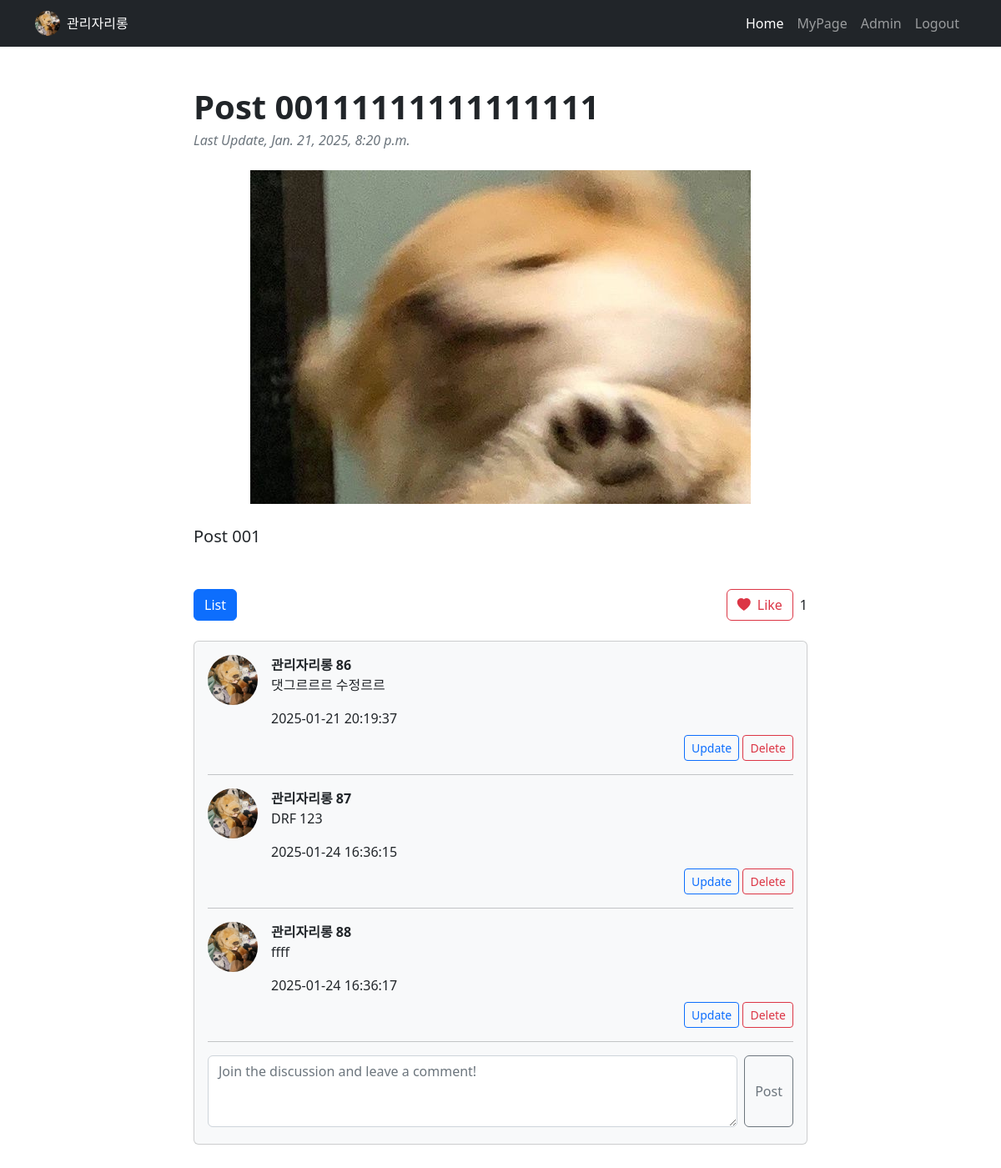
The app's page /post/post-detail/57/ (signed in) with its own data.
### user/models.py (models this page shows)
class User(AbstractUser, TimestampModel):
    nickname    = models.CharField(max_length=20, unique=True)
    profile_img = models.ImageField(blank=True, upload_to='profile_imgs/', default='common/images/default.jpg')
    bio         = models.CharField(blank=True, max_length=200)

### post/models.py (models this page shows)
class Post(TimestampModel):
    author      = models.ForeignKey(settings.AUTH_USER_MODEL, on_delete=models.CASCADE, related_name="post")
    title       = models.CharField(max_length=50)
    content     = models.TextField()
    post_img    = models.ImageField(blank=True, upload_to='post_imgs/')
    views       = models.IntegerField(default=0)
    likes       = models.ManyToManyField(settings.AUTH_USER_MODEL, related_name="likes", blank=True)
    tags        = models.ManyToManyField('Tag', related_name="tags", blank=True)
    @property
    def get_image_url(self):
        if self.post_img:
            return self.post_img.url
        return '/static/common/images/default.jpg'
    @property
    def get_likes_count(self):
        return self.likes.count()
    @property
    def get_comments(self):
        return self.comments.select_related('author').all().order_by("created_at")

class Comment(TimestampModel):
    author      = models.ForeignKey(settings.AUTH_USER_MODEL, on_delete=models.CASCADE, related_name="comments")
    post        = models.ForeignKey(Post, on_delete=models.CASCADE, related_name="comments")
    content     = models.TextField()

### post/views.py (the view)
# urls.py: path("post-detail/<int:pk>/", views.post_detail, name="post_detail"),
@login_required
def post_detail(request, pk):
    post = get_object_or_404(Post, pk=pk)
    Post.objects.filter(pk=pk).update(views=F('views') + 1)
    if post.likes.filter(id=request.user.id).exists():
        liked = True
    else:
        liked = False
    context = {
        "post": post,
        "liked": liked,
        "likes_count": post.get_likes_count
    }
    return render(request, "post/post_detail.html", context)

### post/templates/post/post_detail.html (shortened to what this page needs)
{% extends 'base.html' %}
{% load static %}
{% block resource %}
    <link rel="stylesheet" href="{% static 'post/css/styles.css' %}">
{% endblock resource %}
{% block content %}
    <div class="container mt-5">
        <div class="row">
            <div class="col-lg-8 mx-auto">
                <article>
                    <header class="mb-4">
                        <h1 class="fw-bolder mb-1">{{ post.title }}</h1>
                        <div class="text-muted fst-italic mb-2">Last Update, {{ post.updated_at }}</div>
                    </header>
                    <figure class="mb-4" style="text-align: center">
                        <img src="{{ post.get_image_url }}" class="fixed-size" alt="Post Image">
                    </figure>
                    <section class="mb-5">
                        <p class="fs-5 mb-4">{{ post.content }}</p>
                    </section>
                </article>
                <div class="mb-4 d-flex justify-content-between align-items-center">
                    <div class="d-flex">
                        <button type="button" class="btn btn-primary me-1" onclick="location.href='{% url 'post:post_list' %}'">List</button>
                    </div>
                    <div id="like-container" class="d-flex align-items-center">
                        <button id="like-btn" data-url="{% url 'api_post:api_post_like' post.pk %}" class="btn btn-outline-danger d-flex align-items-center me-2">
                            {% if liked %}
                                <i class="bi bi-heart-fill me-2"></i> Like
                            {% else %}
                                <i class="bi bi-heart me-2"></i> Like
                            {% endif %}
                        </button>
                        <span id="like-count">{{ post.get_likes_count }}</span>
                    </div>
                </div>
                <div id="comments-container">
                    <section class="mb-5">
                        <div class="card bg-light">
                            <div class="card-body">
                                <div id="comment-section">
                                    {% for comment in post.get_comments %}
                                        {% include "post/comments.html" %}
                                    {% endfor %}
                                </div>
                                <form id="comment-post-form" action="{% url 'api_post:api_comment_list' post.pk %}" class="mb-1 d-flex">
                                    <textarea name="content" class="form-control me-2" rows="3" placeholder="Join the discussion and leave a comment!"></textarea>
                                    <button type="submit" class="btn btn-outline-secondary">Post</button>
                                </form>
                            </div>
                        </div>
                    </section>
                </div>
            </div>
        </div>
    </div>
{% endblock content %}

### common/templates/base.html (shortened to what this page needs)
<!DOCTYPE html>
<html lang="en">
    <head>
        {% block resource %}
        {% endblock resource %}
    </head>
    <body>
        {% if request.user.is_authenticated %}
            {% include 'navbar.html' %}
        {% endif %}
        {% block content %}
        {% endblock content %}
        {% include 'footer.html' %}
    </body>
</html>

### common/templates/navbar.html (shortened to what this page needs)
<nav class="navbar navbar-expand-lg navbar-dark bg-dark">
    <div class="container">
        <div class="d-flex align-items-center">
            <img src="{{ user.profile_img.url }}" alt="Profile Image" class="rounded-circle" style="width: 30px; height: 30px; object-fit: cover; margin-right: 8px;">
            <span class="text-white">{{ request.user.nickname }}</span>
        </div>
        <div class="collapse navbar-collapse" id="navbarSupportedContent">
            <ul class="navbar-nav ms-auto mb-2 mb-lg-0">
                <li class="nav-item">
                    <a class="nav-link active" aria-current="page" href="{% url 'post:post_list' %}">Home</a>
                </li>
                <li class="nav-item"><a class="nav-link" href="{% url 'user:user_profile' %}">MyPage</a></li>
                {% if request.user.is_superuser == 1 or request.user.is_staff == 1 %}
                    <li class="nav-item"><a class="nav-link" href="{% url 'admin:index' %}">Admin</a></li>
                {% endif %}
                <li class="nav-item">
                    <form id="logout-form" action="{% url 'user:logout' %}" method="post">
                        <a class="nav-link" href="{% url 'user:logout' %}" onclick="document.getElementById('logout-form').submit(); return false;">Logout</a>
                    </form>
                </li>
            </ul>
        </div>
    </div>
</nav>

### post/templates/post/comments.html (shortened to what this page needs)
<div id="comment-{{comment.pk}}">
    <div class="d-flex align-items-start">
        <div class="flex-shrink-0">
            <img class="rounded-circle comment-fixed-size" src="{{ comment.author.profile_img.url }}" alt="..." />
        </div>
        <div class="ms-3" style="width: 100%;">
            <div class="fw-bold">{{ comment.author.nickname }} {{comment.pk}}</div>
            <p id="comment-content-{{ comment.id }}">{{ comment.content }}</p>
            <span id="comment-date-{{ comment.id }}">{{ comment.updated_at|date:"Y-m-d H:i:s" }}</span>
        </div>
    </div>
    {% if comment.author == request.user %}
        <div class="d-flex justify-content-end mt-2">
            <div id="detail-btns-{{ comment.id }}">
                <button data-id="{{ comment.pk }}" class="btn btn-outline-primary btn-sm comment-update-btn">Update</button>
                <button data-url="{% url 'api_post:api_comment_detail' comment.pk %}" class="btn btn-outline-danger btn-sm comment-delete-btn">Delete</button>
            </div>
        </div>
    {% endif %}
    <hr>
</div>

### common/templates/footer.html (shortened to what this page needs)
    <link rel="stylesheet" href="https://cdn.jsdelivr.net/npm/bootstrap-icons@1.7.1/font/bootstrap-icons.css">

### records on screen
User: profile_img (picture), user.nickname "관리자리롱"
Post: title "Post 00111111111111111", updated_at "Jan. 21, 2025, 8:20 p.m.", get_image_url (picture), content "Post 001", get_likes_count "1"
Comment: author.profile_img (picture), author.nickname "관리자리롱", pk "86", content "댓그르르르 수정르르", updated_at "2025-01-21 20:19:37"
Comment: author.profile_img (picture), author.nickname "관리자리롱", pk "87", content "DRF 123", updated_at "2025-01-24 16:36:15"
Comment: author.profile_img (picture), author.nickname "관리자리롱", pk "88", content "ffff", updated_at "2025-01-24 16:36:17"
